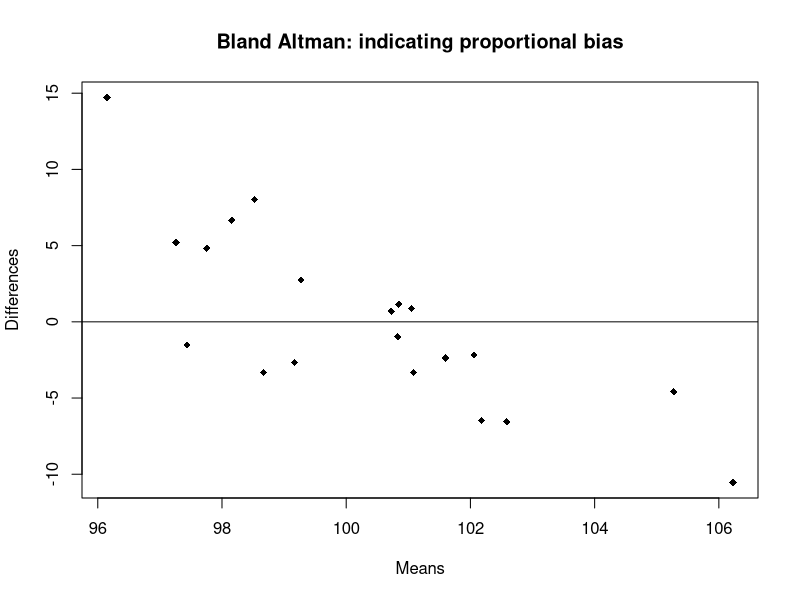
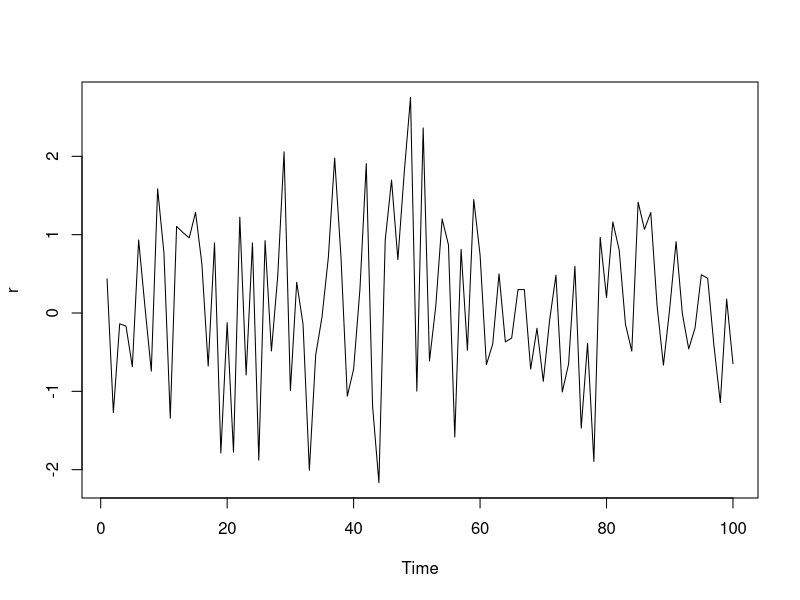

R code for these plots, in order:
X=c( 97.83053, 101.06945, 100.33586, 100.97296, 101.48312, 100.95293, 102.98014,
100.16405,  96.67483, 101.41543, 101.48796,  99.30823, 100.63874, 103.51163,98.94493,  97.00850,  99.86616,  99.42172, 102.53227, 100.41445)
Y=c(100.49906, 100.37447, 101.31764, 103.14257, 100.61596, 111.50162, 107.57273, 95.33891,  
98.19612, 100.27627,  94.82630, 105.85960,  97.90195 , 88.78675, 105.41051, 100.33407,  94.66070, 102.74351,  94.51137, 102.78618)
A=(X+Y)/2
D=(X-Y)

Bias=mean(D)
Rho=cor(A,D)

plot(A,D, ylab="Differences",xlab="Means", main="Bland Altman: indicating proportional bias",pch=18)
abline(h=0)
#



r<-rnorm(100)
postscript("figure.eps")
plot.ts(r)
dev.off()
